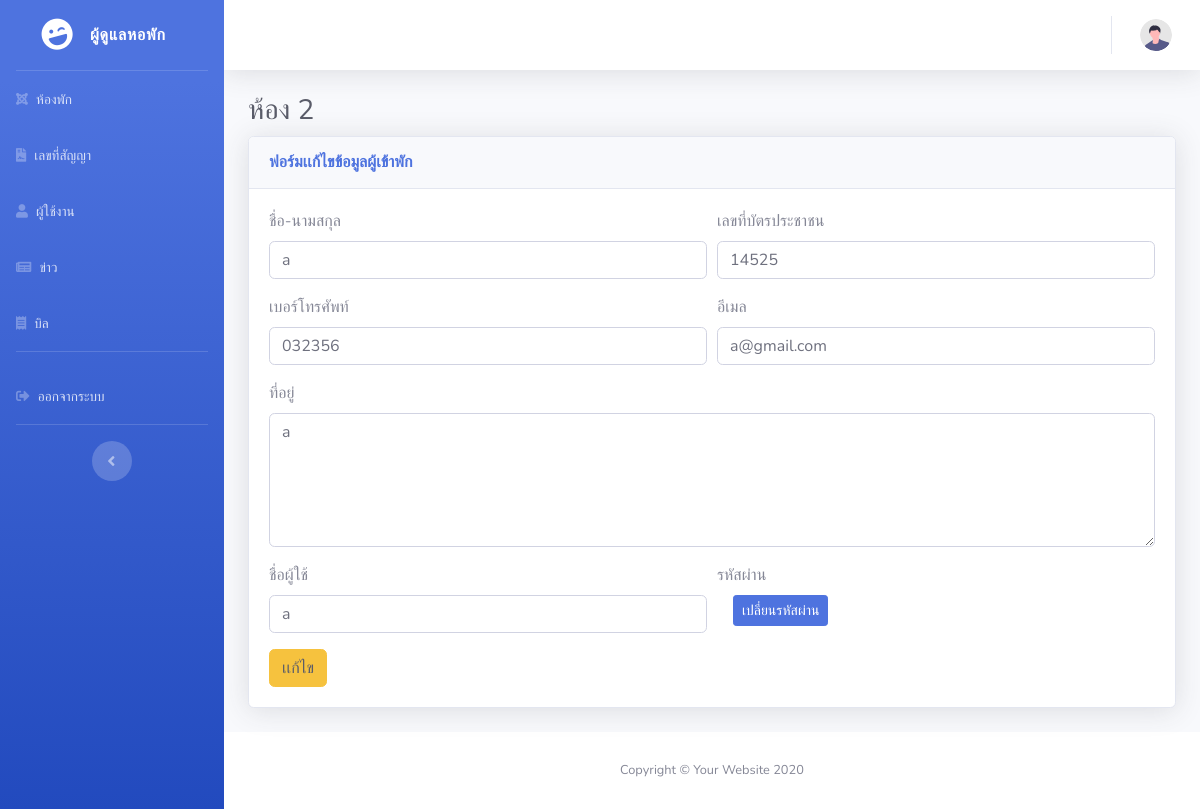
Screenshot of /admin/edit_renter.php?room_id=2&rid=6&leases_id=3 (signed in) with the database file from the repository.
### tables this page shows
CREATE TABLE `leases` (
  `leases_id` int(11) NOT NULL COMMENT 'เลขที่สัญญาเช่า',
  `aid` int(11) NOT NULL COMMENT 'รหัสผู้ดูแลหอพัก',
  `rid` int(11) NOT NULL COMMENT 'รหัสผู้เช่า',
  `room_id` int(11) NOT NULL COMMENT 'หมายเลขห้องพัก',
  `leases_date` date NOT NULL COMMENT 'วันที่ทำสัญญาเช่า',
  `expires_date` date NOT NULL COMMENT 'วันที่หมดสัญญา',
  `leases_status` varchar(20) NOT NULL COMMENT 'สถาานะสัญญาเช่า ',
  `l_c_e` int(11) NOT NULL COMMENT 'ค่าไฟต่อหน่วย',
  `l_c_w` int(11) NOT NULL COMMENT 'ค่าน้ำต่อหน่วย',
  `l_rent` int(11) NOT NULL COMMENT 'ค่าเช่า'
);

CREATE TABLE `renter` (
  `rid` int(11) NOT NULL COMMENT 'รหัสผู้เช่า',
  `r_name` varchar(100) NOT NULL COMMENT 'ชื่อ-สกุล ',
  `r_tel` varchar(20) NOT NULL COMMENT 'เบอร์โทรศัพท์',
  `r_idcard` varchar(20) NOT NULL COMMENT 'เลขบัตรประชาชน',
  `r_add` text NOT NULL COMMENT 'ที่อยู่',
  `r_email` varchar(30) NOT NULL COMMENT 'อีเมล',
  `username` varchar(100) NOT NULL COMMENT 'รหัสผ่าน',
  `password` text NOT NULL COMMENT 'ชื่อผู้ใช้'
);

### admin/edit_renter.php (the view, shortened to what this page needs)
<?php
if (isset($_SESSION["aid"])) {
    if (isset($_GET["room_id"]) && isset($_GET["rid"]) && isset($_GET["leases_id"])) {
        $room_id = $_GET["room_id"];
        $rid = $_GET["rid"];
        $leases_id = $_GET["leases_id"];
        ?>
<!DOCTYPE html>
<html lang="en">
<head>
    <link href="vendor/fontawesome-free/css/all.min.css" rel="stylesheet" type="text/css">
    <link href="css/sb-admin-2.min.css" rel="stylesheet">
    <link href="vendor/datatables/dataTables.bootstrap4.min.css" rel="stylesheet">
</head>
<body id="page-top">
    <div id="wrapper">
        <?php include_once "./sidebar.php";?>
        <div id="content-wrapper" class="d-flex flex-column">
            <div id="content">
                <?php include_once "./navbar.php";?>
                <div class="container-fluid">
                    <h1 class="h3 mb-2 text-gray-800">ห้อง <?=$room_id?></h1>
                    <div class="card shadow mb-4">
                        <div class="card-header py-3">
                            <h6 class="m-0 font-weight-bold text-primary">ฟอร์มเเก้ไขข้อมูลผู้เข้าพัก</h6>
                        </div>
                        <div class="card-body">
                            <?php
include "./configs/connectDB.php";
        $sql = "SELECT * FROM leases l
                              JOIN renter ren USING(rid)
                              JOIN room r USING(room_id)
                              WHERE l.leases_id='$leases_id' AND ren.rid='$rid' AND r.room_id='$room_id'";
        $result = mysqli_query($conn, $sql);
        while ($data = mysqli_fetch_assoc($result)) {
            ?>
                            <form method="post" action="">
                                <div class="form-row">
                                    <div class="form-group col-md-6">
                                        <label for="inputAddress">ชื่อ-นามสกุล</label>
                                        <input type="text" value="<?=$data["r_name"]?>" name="r_name" required
                                            class="form-control">
                                    </div>
                                    <div class="form-group col-md-6">
                                        <label for="inputAddress">เลขที่บัตรประชาชน</label>
                                        <input type="text" value="<?=$data["r_idcard"]?>" name="r_idcard" required
                                            class="form-control">
                                    </div>
                                    <div class="form-group col-md-6">
                                        <label for="inputAddress">เบอร์โทรศัพท์</label>
                                        <input type="text" value="<?=$data["r_tel"]?>" name="r_tel" required
                                            class="form-control">
                                    </div>
                                    <div class="form-group col-md-6">
                                        <label for="inputAddress">อีเมล</label>
                                        <input type="email" value="<?=$data["r_email"]?>" name="r_email" required
                                            class="form-control">
                                    </div>
                                    <div class="form-group col-md-12">
                                        <label for="inputAddress">ที่อยู่</label>
                                        <textarea class="form-control" name="r_add" required id=""
                                            rows="5"><?=$data["r_add"]?></textarea>
                                    </div>
                                    <div class="form-group col-md-6">
                                        <label for="inputAddress">ชื่อผู้ใช้</label>
                                        <input type="text" value="<?=$data["username"]?>" name="username" required
                                            class="form-control">
                                    </div>
                                    <div class="form-group col-md-6">
                                        <label for="inputAddress">รหัสผ่าน</label><br>
                                        <a class="btn btn-sm btn-primary ml-3"
                                            href="editPasswordUser.php?room_id=<?=$room_id?>&rid=<?=$rid?>&leases_id=<?=$leases_id?>">เปลี่ยนรหัสผ่าน</a>
                                    </div>
                                </div>
                                <button type="submit" value="<?=$data["editSubmit"]?>" name="editSubmit"
                                    class="btn btn-warning text-dark">เเก้ไข</button>
                            </form>
                            <?php
}
        ?>
                        </div>
                    </div>
                </div>
            </div>
            <?php
include_once "./footer.php";
        ?>
        </div>
    </div>
</body>
</html>
<?php
}
} else {
    echo "<script>";
    echo "location = './login.php';";
    echo "</script>";
}
?>

### rows the page displays
leases: r_name "a", r_idcard "14525", r_tel "032356", r_email "a@gmail.com", r_add "a", username "a"

### other values shown
$room_id "2"
